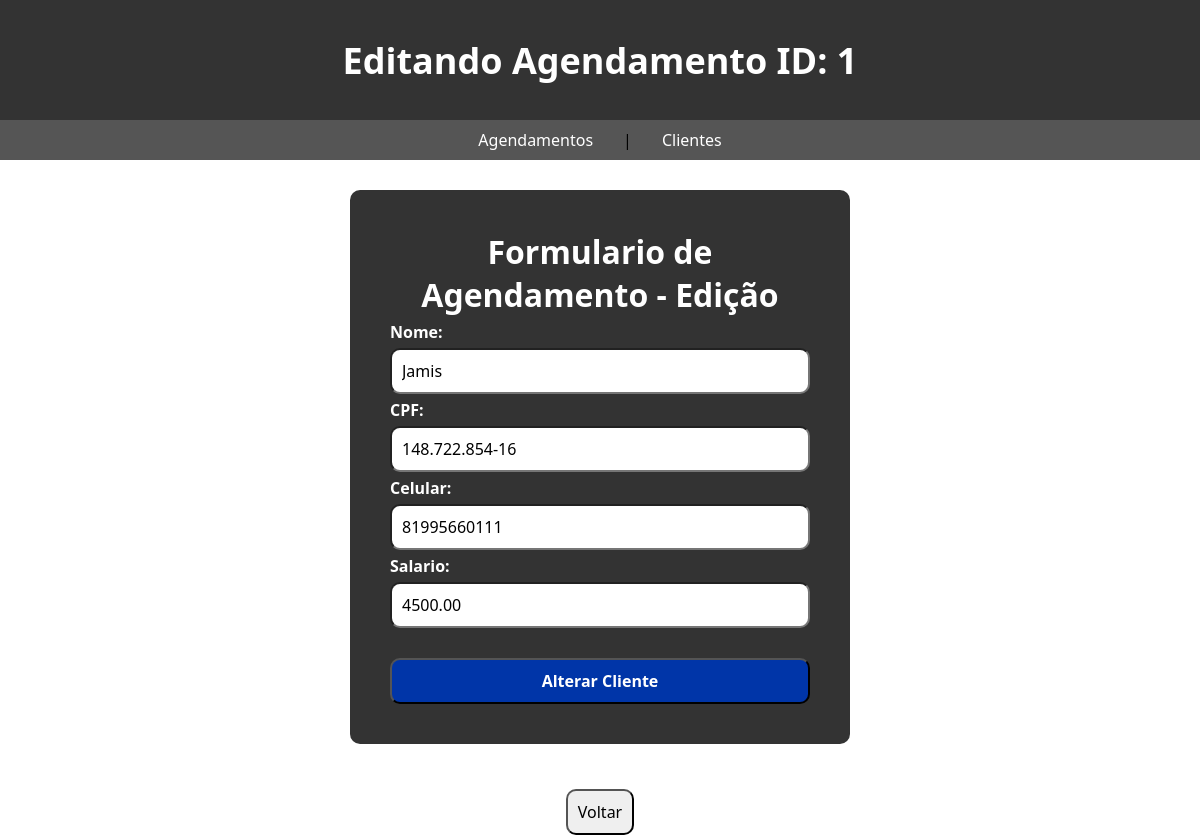
/Clientes/Edit.php?Client_ID=1, run on the app's committed database.
### tables this page shows
CREATE TABLE `clientes` (
  `ID` int(11) NOT NULL,
  `Nome` varchar(80) NOT NULL DEFAULT 'N/A',
  `CPF` varchar(14) NOT NULL,
  `Celular` varchar(16) NOT NULL,
  `Salario` decimal(8,2) NOT NULL
);

### Clientes/Edit.php (the view, shortened to what this page needs)
<?php
    require_once "../Core/Connection.php";
    $Query = "SELECT * FROM Clientes WHERE ID = :ID";
    $Select = $PDO->prepare($Query);
    $Select->bindValue(":ID", $_GET["Client_ID"]);
    $Select->execute();
    $Result = $Select->fetch();
?>
<!DOCTYPE html>
<html lang="pt-br">
<head>
    <link rel="stylesheet" type="text/css" href="../CSS/Style.css">
</head>
<body>
    <header>
        <h1>Editando Agendamento ID: <?php echo $_GET["Client_ID"] ?> </h1>
    </header>
    <?php include "../Includes/Nav.php"; ?>
    <main>
        <form action="_Update.php" method="POST">
            <h1>Formulario de Agendamento - Edição</h1>
            <label for="txtNome">Nome:</label>
            <input type="text" name="txtNome" id="txtNome" value="<?php echo $Result->Nome; ?>">
            <label for="txtCPF">CPF:</label>
            <input type="text" name="txtCPF" id="txtCPF" value="<?php echo $Result->CPF; ?>">
            <label for="txtCelular">Celular:</label>
            <input type="text" name="txtCelular" id="txtCelular" placeholder="Telefone" value="<?php echo $Result->Celular; ?>">
            <label for="txtSalario">Salario:</label>
            <input type="text" name="txtSalario" id="txtSalario" placeholder="Salário" value="<?php echo $Result->Salario; ?>">
            <button type="submit">Alterar Cliente</button>
        </form>
    </main>
    <div class="btnBack">
        <button>Voltar</button>
    </div>
</body>
</html>

### CSS/Style.css (style rules this page uses)
* { margin: 0; padding: 0; box-sizing: border-box; }
header { width: 100%; height: 120px; background-color: #333; display: flex; align-items: center; justify-content: center; }
header h1 { font-family: 'Segoe UI', Tahoma, Geneva, Verdana, sans-serif; font-size: 36px; color: white; }
main { display: flex; justify-content: center; margin-top: 30px; }
form { width: 500px; background-color: #333; padding: 40px; border-radius: 10px; display: flex; flex-direction: column; gap: 5px; }
form h1 { font-family: 'Segoe UI', Tahoma, Geneva, Verdana, sans-serif; font-size: 32px; color: white; text-align: center; }
form label { color: white; font-family: 'Segoe UI', Tahoma, Geneva, Verdana, sans-serif; font-size: 16px; font-weight: bold; }
form input, select, button { font-family: 'Segoe UI', Tahoma, Geneva, Verdana, sans-serif; font-size: 16px; padding: 10px; border-radius: 10px; }
form button { margin-top: 25px; cursor: pointer; background-color: #0035A8; color: white; font-weight: bold; transition: .3s ease-in-out; }
.btnBack { display: flex; justify-content: center; align-items: center; }
.btnBack button { margin-top: 45px; }

### data on the page
clientes: txtNome "Jamis", txtCPF "148.722.854-16", txtCelular "81995660111", txtSalario "4500.00"

### other printed values
$_GET["Client_ID"] "1"
